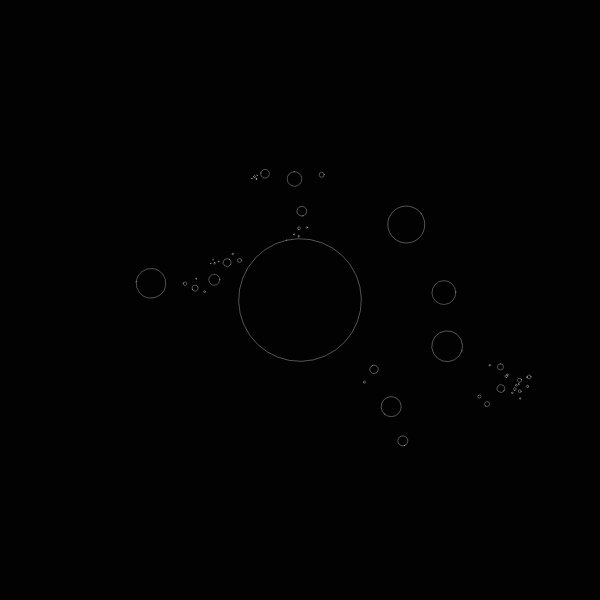
Frame 1 (no input)
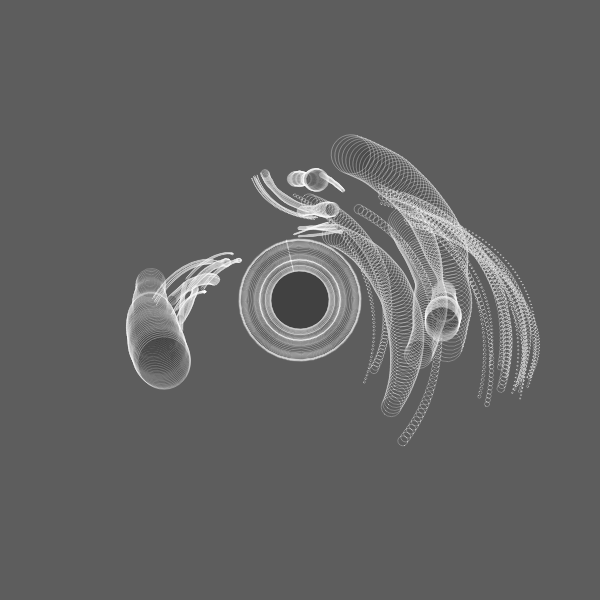
Frame 60 (no input)
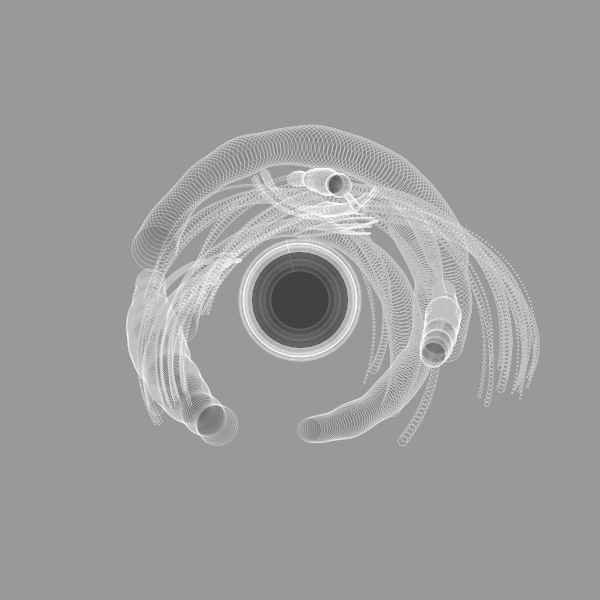
Frame 120 (the mouse pressed at the canvas centre since frame 60)

The p5.js sketch that drew these frames (run headless with seeded random() and noise() and a simulated clock; from frame 60 on, the mouse is pressed at the canvas centre):

// p5.js sketch
// ── sketch.js
// nested orbital "solar system" with noise-driven ellipses, fading bg

let sun;

function setup() {
  createCanvas(600, 600);
  background(0);
  sun = new Planet(100, 0, 0);
  sun.spawnMoons(5, 1);
}

function draw() {
  fill(255, 2);
  noStroke();
  rect(0, 0, width, height);
  translate(width / 2, height / 2);
  sun.show();
  sun.orbit();
}

class Planet {
  constructor(r, d, o) {
    this.radius = r;
    this.distance = d;
    this.angle = random(TWO_PI);
    this.orbitSpeed = o;
    this.roff = random(10);
    this.planets = null;
  }

  orbit() {
    this.angle += this.orbitSpeed;
    if (this.planets) for (const p of this.planets) p.orbit();
  }

  spawnMoons(total, level) {
    this.planets = [];
    for (let i = 0; i < total; i++) {
      const r = this.radius * random(0.2, 0.6);
      const d = this.radius + r;
      const o = random(-0.03, 0.03);
      const p = new Planet(r, d, o);
      if (level < 4) {
        const num = int(random(5));
        p.spawnMoons(num, level + 1);
      }
      this.planets.push(p);
    }
  }

  show() {
    push();
    strokeWeight(0.3);
    stroke(255);
    fill(0, 5);
    rotate(this.angle);
    translate(this.distance, 0);
    this.roff += 0.02;
    const s = this.radius * 2 * noise(this.roff);
    ellipse(0, 0, s, s);

    if (this.planets) for (const p of this.planets) p.show();
    pop();
  }
}
